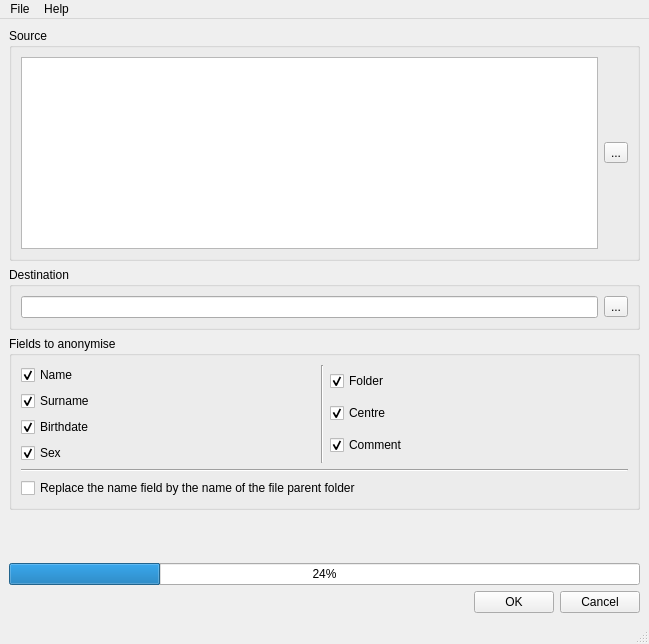
<?xml version="1.0" encoding="UTF-8"?>
<ui version="4.0">
 <class>MainWindow</class>
 <widget class="QMainWindow" name="MainWindow">
  <property name="geometry">
   <rect>
    <x>0</x>
    <y>0</y>
    <width>649</width>
    <height>644</height>
   </rect>
  </property>
  <property name="windowTitle">
   <string>MainWindow</string>
  </property>
  <widget class="QWidget" name="centralwidget">
   <layout class="QVBoxLayout" name="verticalLayout_4">
    <item>
     <widget class="QGroupBox" name="Source_box">
      <property name="title">
       <string>Source</string>
      </property>
      <layout class="QVBoxLayout" name="verticalLayout_6">
       <item>
        <layout class="QHBoxLayout" name="horizontalLayout_4">
         <item>
          <widget class="QListView" name="source">
           <property name="editTriggers">
            <set>QAbstractItemView::NoEditTriggers</set>
           </property>
           <property name="viewMode">
            <enum>QListView::ListMode</enum>
           </property>
          </widget>
         </item>
         <item>
          <widget class="QToolButton" name="tool_source">
           <property name="text">
            <string>...</string>
           </property>
          </widget>
         </item>
        </layout>
       </item>
      </layout>
     </widget>
    </item>
    <item>
     <widget class="QGroupBox" name="Destination_box">
      <property name="title">
       <string>Destination</string>
      </property>
      <layout class="QHBoxLayout" name="horizontalLayout_3">
       <item>
        <widget class="QLineEdit" name="destination">
         <property name="enabled">
          <bool>true</bool>
         </property>
        </widget>
       </item>
       <item>
        <widget class="QToolButton" name="tool_destination">
         <property name="text">
          <string>...</string>
         </property>
        </widget>
       </item>
      </layout>
     </widget>
    </item>
    <item>
     <widget class="QGroupBox" name="fields">
      <property name="title">
       <string>Fields to anonymise</string>
      </property>
      <layout class="QVBoxLayout" name="verticalLayout_5">
       <item>
        <layout class="QVBoxLayout" name="verticalLayout_3">
         <item>
          <layout class="QHBoxLayout" name="horizontalLayout">
           <item>
            <layout class="QVBoxLayout" name="verticalLayout">
             <item>
              <widget class="QCheckBox" name="name_check">
               <property name="text">
                <string>Name</string>
               </property>
               <property name="checked">
                <bool>true</bool>
               </property>
              </widget>
             </item>
             <item>
              <widget class="QCheckBox" name="surname_check">
               <property name="text">
                <string>Surname</string>
               </property>
               <property name="checked">
                <bool>true</bool>
               </property>
              </widget>
             </item>
             <item>
              <widget class="QCheckBox" name="birthdate_check">
               <property name="text">
                <string>Birthdate</string>
               </property>
               <property name="checked">
                <bool>true</bool>
               </property>
              </widget>
             </item>
             <item>
              <widget class="QCheckBox" name="sex_check">
               <property name="text">
                <string>Sex</string>
               </property>
               <property name="checked">
                <bool>true</bool>
               </property>
              </widget>
             </item>
            </layout>
           </item>
           <item>
            <spacer name="horizontalSpacer">
             <property name="orientation">
              <enum>Qt::Horizontal</enum>
             </property>
             <property name="sizeHint" stdset="0">
              <size>
               <width>40</width>
               <height>20</height>
              </size>
             </property>
            </spacer>
           </item>
           <item>
            <widget class="Line" name="line">
             <property name="orientation">
              <enum>Qt::Vertical</enum>
             </property>
            </widget>
           </item>
           <item>
            <layout class="QVBoxLayout" name="verticalLayout_2">
             <item>
              <widget class="QCheckBox" name="folder_check">
               <property name="text">
                <string>Folder</string>
               </property>
               <property name="checked">
                <bool>true</bool>
               </property>
              </widget>
             </item>
             <item>
              <widget class="QCheckBox" name="centre_check">
               <property name="text">
                <string>Centre</string>
               </property>
               <property name="checked">
                <bool>true</bool>
               </property>
              </widget>
             </item>
             <item>
              <widget class="QCheckBox" name="comment_check">
               <property name="text">
                <string>Comment</string>
               </property>
               <property name="checked">
                <bool>true</bool>
               </property>
              </widget>
             </item>
            </layout>
           </item>
           <item>
            <spacer name="horizontalSpacer_3">
             <property name="orientation">
              <enum>Qt::Horizontal</enum>
             </property>
             <property name="sizeHint" stdset="0">
              <size>
               <width>40</width>
               <height>20</height>
              </size>
             </property>
            </spacer>
           </item>
          </layout>
         </item>
         <item>
          <widget class="Line" name="line_2">
           <property name="orientation">
            <enum>Qt::Horizontal</enum>
           </property>
          </widget>
         </item>
         <item>
          <widget class="QCheckBox" name="folder_as_name_check">
           <property name="text">
            <string>Replace the name field by the name of the file parent folder</string>
           </property>
          </widget>
         </item>
        </layout>
       </item>
      </layout>
     </widget>
    </item>
    <item>
     <spacer name="verticalSpacer">
      <property name="orientation">
       <enum>Qt::Vertical</enum>
      </property>
      <property name="sizeHint" stdset="0">
       <size>
        <width>20</width>
        <height>40</height>
       </size>
      </property>
     </spacer>
    </item>
    <item>
     <widget class="QProgressBar" name="progress_bar">
      <property name="value">
       <number>24</number>
      </property>
     </widget>
    </item>
    <item>
     <layout class="QHBoxLayout" name="horizontalLayout_2">
      <item>
       <spacer name="horizontalSpacer_2">
        <property name="orientation">
         <enum>Qt::Horizontal</enum>
        </property>
        <property name="sizeHint" stdset="0">
         <size>
          <width>40</width>
          <height>20</height>
         </size>
        </property>
       </spacer>
      </item>
      <item>
       <widget class="QPushButton" name="OK">
        <property name="text">
         <string>OK</string>
        </property>
       </widget>
      </item>
      <item>
       <widget class="QPushButton" name="Cancel">
        <property name="text">
         <string>Cancel</string>
        </property>
       </widget>
      </item>
     </layout>
    </item>
   </layout>
  </widget>
  <widget class="QMenuBar" name="menubar">
   <property name="geometry">
    <rect>
     <x>0</x>
     <y>0</y>
     <width>649</width>
     <height>26</height>
    </rect>
   </property>
   <widget class="QMenu" name="menuFile">
    <property name="title">
     <string>File</string>
    </property>
    <addaction name="actionSelect_folder"/>
    <addaction name="actionSelect_file_s"/>
   </widget>
   <widget class="QMenu" name="menuAbout">
    <property name="title">
     <string>Help</string>
    </property>
    <addaction name="actionOnline_documentation"/>
    <addaction name="separator"/>
    <addaction name="actionAbout"/>
   </widget>
   <addaction name="menuFile"/>
   <addaction name="menuAbout"/>
  </widget>
  <widget class="QStatusBar" name="statusbar"/>
  <action name="actionOnline_documentation">
   <property name="text">
    <string>Online documentation</string>
   </property>
  </action>
  <action name="actionAbout">
   <property name="text">
    <string>About</string>
   </property>
  </action>
  <action name="actionSelect_folder">
   <property name="text">
    <string>Select folder</string>
   </property>
  </action>
  <action name="actionSelect_file_s">
   <property name="text">
    <string>Select file(s)</string>
   </property>
  </action>
 </widget>
 <resources/>
 <connections/>
</ui>
